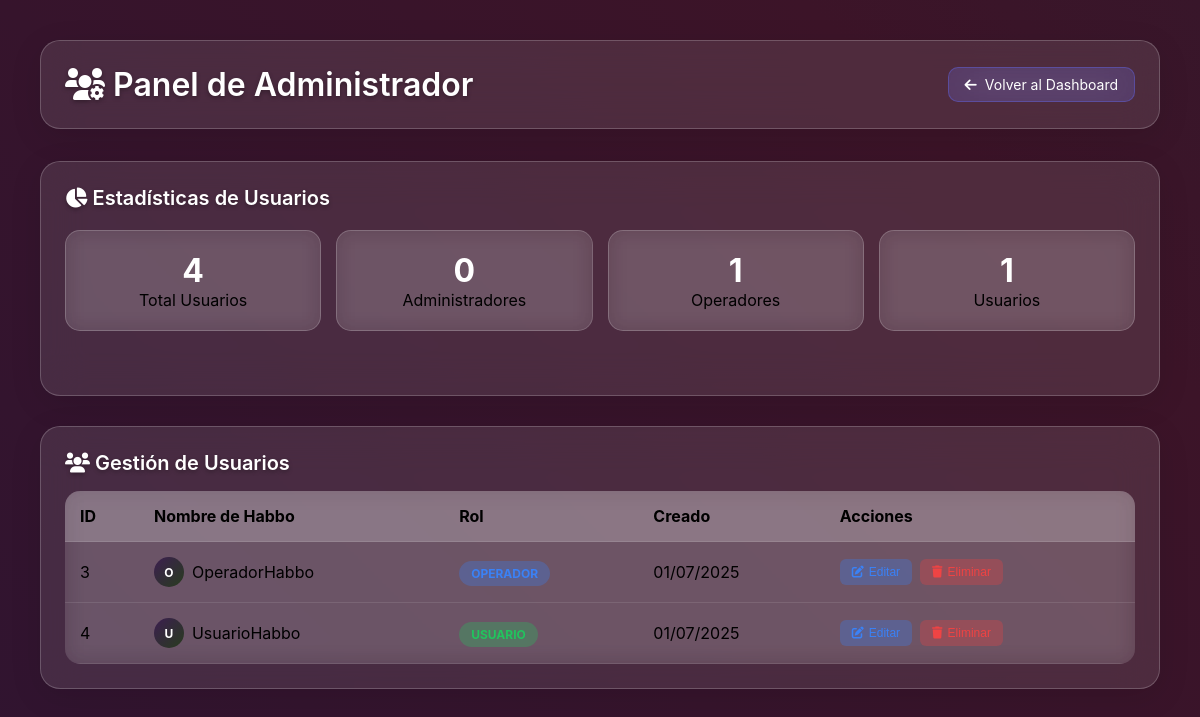
The page /admin-panel.php (signed in) on the database its author committed.
### tables this page shows
CREATE TABLE IF NOT EXISTS users (
    id INT AUTO_INCREMENT PRIMARY KEY,
    username VARCHAR(50) NOT NULL UNIQUE,  
    password VARCHAR(255) NOT NULL,
    role ENUM('super_admin', 'administrador', 'operador', 'usuario') DEFAULT 'usuario',
    habbo_username VARCHAR(50) NOT NULL UNIQUE,
    profile_image VARCHAR(255),
    created_at TIMESTAMP DEFAULT CURRENT_TIMESTAMP,
    updated_at TIMESTAMP DEFAULT CURRENT_TIMESTAMP ON UPDATE CURRENT_TIMESTAMP,
    INDEX idx_habbo_username (habbo_username),
    INDEX idx_role (role)
);

### admin-panel.php (the view, shortened to what this page needs)
<?php
include 'config/database.php';
$stmt = $pdo->prepare("SELECT u.* FROM users u WHERE u.role NOT IN ('desarrollador', 'super_admin') ORDER BY u.role, u.username");
$stmt->execute();
$users = $stmt->fetchAll();
$stmt = $pdo->prepare("SELECT
    COUNT(*) as total_users,
    SUM(CASE WHEN role = 'administrador' THEN 1 ELSE 0 END) as admins,
    SUM(CASE WHEN role = 'operador' THEN 1 ELSE 0 END) as operators,
    SUM(CASE WHEN role = 'usuario' THEN 1 ELSE 0 END) as users
FROM users WHERE role != 'desarrollador'");
$stmt->execute();
$stats = $stmt->fetch();
?>
<!DOCTYPE html>
<html lang="es">
<head>
    <link rel="stylesheet" href="assets/css/styles.css">
    <link rel="stylesheet" href="https://cdnjs.cloudflare.com/ajax/libs/font-awesome/6.0.0/css/all.min.css">
</head>
<body class="dashboard-body">
    <div class="dashboard-container">
        <div class="dashboard-header">
            <div class="header-content">
                <h1 class="dashboard-title">
                    <i class="fas fa-users-cog"></i>
                    Panel de Administrador
                </h1>
                <div class="header-actions">
                    <a href="dashboard.php" class="back-btn">
                        <i class="fas fa-arrow-left"></i>
                        Volver al Dashboard
                    </a>
                </div>
            </div>
        </div>
        <div class="dashboard-card">
            <h3 class="card-title">
                <i class="fas fa-chart-pie"></i>
                Estadísticas de Usuarios
            </h3>
            <div class="stats-grid">
                <div class="stat-card">
                    <div class="stat-number"><?php echo $stats['total_users']; ?></div>
                    <div>Total Usuarios</div>
                </div>
                <div class="stat-card">
                    <div class="stat-number"><?php echo $stats['admins']; ?></div>
                    <div>Administradores</div>
                </div>
                <div class="stat-card">
                    <div class="stat-number"><?php echo $stats['operators']; ?></div>
                    <div>Operadores</div>
                </div>
                <div class="stat-card">
                    <div class="stat-number"><?php echo $stats['users']; ?></div>
                    <div>Usuarios</div>
                </div>
            </div>
        </div>
        <div class="dashboard-card" style="margin-top: 30px;">
            <h3 class="card-title">
                <i class="fas fa-users"></i>
                Gestión de Usuarios
            </h3>
            <div style="overflow-x: auto;">
                <table class="users-table">
                    <thead>
                        <tr>
                            <th>ID</th>
                            <th>Nombre de Habbo</th>
                            <th>Rol</th>
                            <th>Creado</th>
                            <th>Acciones</th>
                        </tr>
                    </thead>
                    <tbody>
                        <?php foreach ($users as $user): ?>
                        <tr>
                            <td><?php echo $user['id']; ?></td>
                            <td>
                                <div style="display: flex; align-items: center; gap: 8px;">
                                    <?php if ($user['profile_image'] && file_exists($user['profile_image'])): ?>
                                        <img src="<?php echo htmlspecialchars($user['profile_image']); ?>"
                                             style="width: 30px; height: 30px; border-radius: 50%; object-fit: cover;">
                                    <?php else: ?>
                                        <div style="width: 30px; height: 30px; border-radius: 50%; background: linear-gradient(135deg, rgb(60, 30, 80), rgb(40, 60, 30)); display: flex; align-items: center; justify-content: center; color: white; font-size: 12px; font-weight: bold;">
                                            <?php echo strtoupper(substr($user['habbo_username'], 0, 1)); ?>
                                        </div>
                                    <?php endif; ?>
                                    <?php echo htmlspecialchars($user['habbo_username']); ?>
                                </div>
                            </td>
                            <td>
                                <span class="role-badge role-<?php echo $user['role']; ?>">
                                    <?php echo ucfirst($user['role']); ?>
                                </span>
                            </td>
                            <td><?php echo date('d/m/Y', strtotime($user['created_at'])); ?></td>
                            <td>
                                <div class="action-buttons">
                                    <button class="btn-small btn-edit" onclick="editUser(<?php echo $user['id']; ?>, '<?php echo $user['role']; ?>')">
                                        <i class="fas fa-edit"></i>
                                        Editar
                                    </button>
                                    <?php if ($user['id'] != $_SESSION['user_id']): ?>
                                    <button class="btn-small btn-delete" onclick="deleteUser(<?php echo $user['id']; ?>, '<?php echo htmlspecialchars($user['username']); ?>')">
                                        <i class="fas fa-trash"></i>
                                    </button>
                                    <?php endif; ?>
                                </div>
                            </td>
                        </tr>
                        <?php endforeach; ?>
                    </tbody>
                </table>
            </div>
        </div>
    </div>
</body>
</html>

### assets/css/styles.css (style rules this page uses)
* { margin: 0; padding: 0; box-sizing: border-box; }
html, body { height: 100vh; width: 100vw; overflow: hidden; font-family: 'Inter', -apple-system, BlinkMacSystemFont, 'Segoe UI', Roboto, sans-serif; }
body { background: linear-gradient(45deg, rgb(30, 20, 60), rgb(60, 20, 40), rgb(20, 40, 60)); background-size: 400% 400%; animation: gradientShift 20s ease infinite; display: flex; justify-content: center; align-items: center; }
.dashboard-body { overflow-y: auto; overflow-x: hidden; align-items: flex-start; background: linear-gradient(45deg, rgb(30, 20, 60), rgb(60, 20, 40), rgb(20, 40, 60)); background-size: 400% 400%; animation: gradientShift 20s ease infinite; }
.dashboard-container { padding: 2.5rem; max-width: 1200px; width: 100%; margin: 0 auto; }
.dashboard-header { background: rgba(255, 255, 255, 0.1); backdrop-filter: blur(20px); border-radius: 20px; border: 1px solid rgba(255, 255, 255, 0.2); box-shadow: 0 8px 32px rgba(0, 0, 0, 0.1); padding: 1.5rem; margin-bottom: 2rem; }
.header-content { display: flex; justify-content: space-between; align-items: center; flex-wrap: wrap; gap: 1rem; }
.dashboard-title { font-size: 2rem; font-weight: 600; color: #FFFFFF; text-shadow: 0 2px 4px rgba(0, 0, 0, 0.3); }
.dashboard-card { background: rgba(255, 255, 255, 0.1); backdrop-filter: blur(20px); border-radius: 20px; border: 1px solid rgba(255, 255, 255, 0.2); box-shadow: 0 8px 32px rgba(0, 0, 0, 0.1); padding: 1.5rem; }
.card-title { font-size: 1.25rem; font-weight: 600; color: #FFFFFF; margin-bottom: 1rem; text-shadow: 0 2px 4px rgba(0, 0, 0, 0.3); }
.back-btn { background: rgba(99, 102, 241, 0.2); border: 1px solid rgba(99, 102, 241, 0.4); color: #FFFFFF; padding: 0.5rem 1rem; border-radius: 10px; text-decoration: none; backdrop-filter: blur(20px); font-size: 0.875rem; display: flex; align-items: center; gap: 0.5rem; }
.stats-grid { display: grid; grid-template-columns: repeat(auto-fit, minmax(250px, 1fr)); gap: 25px; margin-bottom: 30px; }
.stat-card { background: rgba(255, 255, 255, 0.1); backdrop-filter: blur(20px); border-radius: 15px; border: 1px solid rgba(255, 255, 255, 0.2); padding: 20px; text-align: center; margin-bottom: 20px; }

### admin-panel.php (style rules this page uses)
.users-table { width: 100%; border-collapse: collapse; background: rgba(255, 255, 255, 0.1); backdrop-filter: blur(10px); border-radius: 15px; overflow: hidden; }
.users-table th, .users-table td { padding: 15px; text-align: left; border-bottom: 1px solid rgba(255, 255, 255, 0.1); }
.users-table th { background: rgba(255, 255, 255, 0.2); font-weight: bold; }
.role-badge { padding: 5px 12px; border-radius: 20px; font-size: 12px; font-weight: bold; text-transform: uppercase; }
.role-operador { background: rgba(59, 130, 246, 0.3); color: #3b82f6; }
.role-usuario { background: rgba(34, 197, 94, 0.3); color: #22c55e; }
.action-buttons { display: flex; gap: 8px; }
.btn-small { padding: 6px 12px; font-size: 12px; border-radius: 6px; border: none; cursor: pointer; text-decoration: none; display: inline-flex; align-items: center; gap: 5px; }
.btn-edit { background: rgba(59, 130, 246, 0.3); color: #3b82f6; }
.btn-delete { background: rgba(239, 68, 68, 0.3); color: #ef4444; }
.stats-grid { display: grid; grid-template-columns: repeat(auto-fit, minmax(150px, 1fr)); gap: 15px; margin: 20px 0; }
.stat-card { background: rgba(255, 255, 255, 0.1); backdrop-filter: blur(10px); border: 1px solid rgba(255, 255, 255, 0.2); border-radius: 15px; padding: 20px; text-align: center; }
.stat-number { font-size: 2rem; font-weight: bold; color: #fff; }

### rows shown on the page
users: id "3", habbo_username "O", habbo_username "OperadorHabbo", role "OPERADOR", created_at "01/07/2025"
users: id "4", habbo_username "U", habbo_username "UsuarioHabbo", role "USUARIO", created_at "01/07/2025"

### other values the page prints
$stats['total_users'] "4"
$stats['admins'] "0"
$stats['operators'] "1"
$stats['users'] "1"
